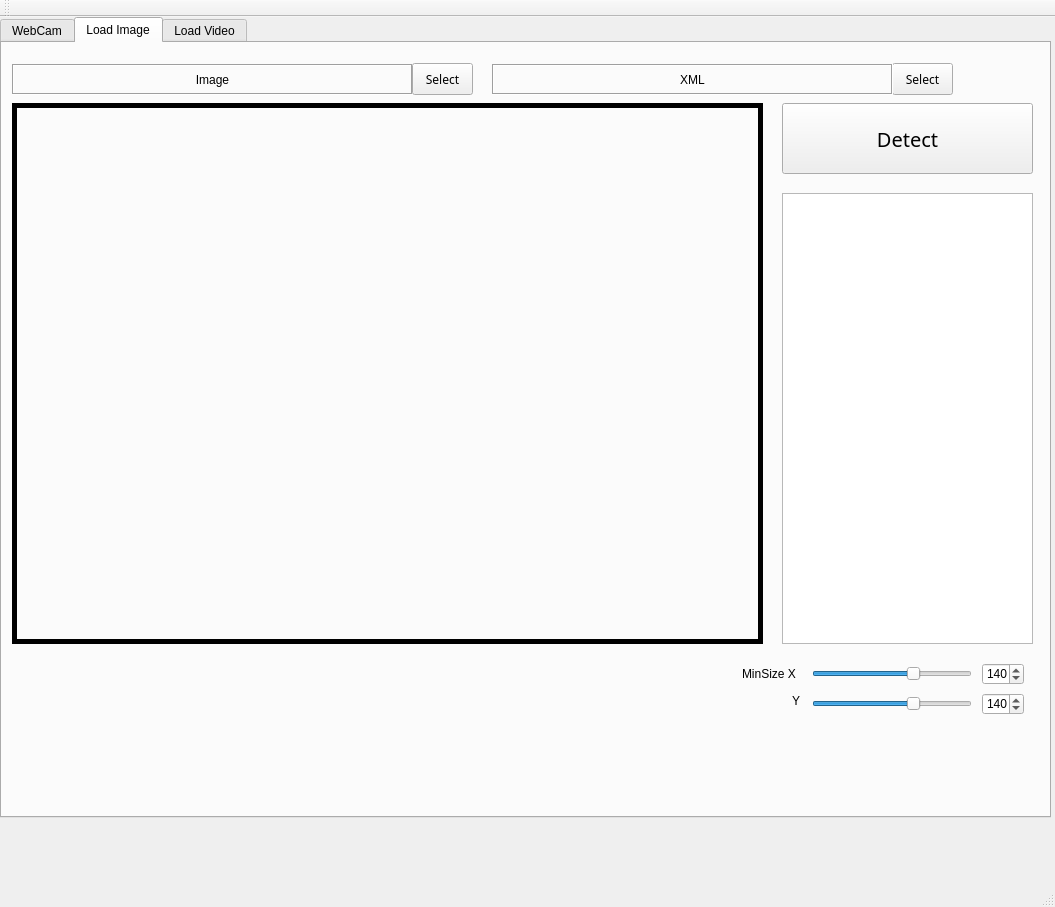
<?xml version="1.0" encoding="UTF-8"?>
<ui version="4.0">
 <class>qt0504Class</class>
 <widget class="QMainWindow" name="qt0504Class">
  <property name="geometry">
   <rect>
    <x>0</x>
    <y>0</y>
    <width>1055</width>
    <height>907</height>
   </rect>
  </property>
  <property name="windowTitle">
   <string>qt0504</string>
  </property>
  <property name="styleSheet">
   <string notr="true"/>
  </property>
  <widget class="QWidget" name="centralWidget">
   <widget class="QTabWidget" name="tabWidget">
    <property name="geometry">
     <rect>
      <x>0</x>
      <y>0</y>
      <width>1051</width>
      <height>801</height>
     </rect>
    </property>
    <property name="currentIndex">
     <number>1</number>
    </property>
    <property name="iconSize">
     <size>
      <width>16</width>
      <height>16</height>
     </size>
    </property>
    <property name="elideMode">
     <enum>Qt::ElideNone</enum>
    </property>
    <widget class="QWidget" name="tab">
     <attribute name="title">
      <string>WebCam</string>
     </attribute>
     <widget class="QPushButton" name="pushButton_2">
      <property name="geometry">
       <rect>
        <x>0</x>
        <y>70</y>
        <width>251</width>
        <height>71</height>
       </rect>
      </property>
      <property name="font">
       <font>
        <family>GyeonggiBatang</family>
        <pointsize>15</pointsize>
       </font>
      </property>
      <property name="text">
       <string>WebCam</string>
      </property>
     </widget>
     <widget class="QLabel" name="label">
      <property name="geometry">
       <rect>
        <x>260</x>
        <y>70</y>
        <width>751</width>
        <height>541</height>
       </rect>
      </property>
      <property name="frameShape">
       <enum>QFrame::Box</enum>
      </property>
      <property name="frameShadow">
       <enum>QFrame::Plain</enum>
      </property>
      <property name="lineWidth">
       <number>5</number>
      </property>
      <property name="text">
       <string/>
      </property>
      <property name="alignment">
       <set>Qt::AlignCenter</set>
      </property>
     </widget>
     <widget class="QListWidget" name="listWidget">
      <property name="geometry">
       <rect>
        <x>260</x>
        <y>620</y>
        <width>751</width>
        <height>141</height>
       </rect>
      </property>
      <property name="autoScroll">
       <bool>true</bool>
      </property>
      <property name="movement">
       <enum>QListView::Free</enum>
      </property>
     </widget>
     <widget class="QPushButton" name="pushButton_3">
      <property name="geometry">
       <rect>
        <x>0</x>
        <y>150</y>
        <width>251</width>
        <height>71</height>
       </rect>
      </property>
      <property name="font">
       <font>
        <family>GyeonggiBatang</family>
        <pointsize>15</pointsize>
       </font>
      </property>
      <property name="text">
       <string>Capture</string>
      </property>
     </widget>
     <widget class="QPushButton" name="pushButton_4">
      <property name="geometry">
       <rect>
        <x>0</x>
        <y>230</y>
        <width>251</width>
        <height>71</height>
       </rect>
      </property>
      <property name="font">
       <font>
        <family>GyeonggiBatang</family>
        <pointsize>15</pointsize>
       </font>
      </property>
      <property name="text">
       <string>Stop</string>
      </property>
     </widget>
     <widget class="QLabel" name="label_2">
      <property name="geometry">
       <rect>
        <x>10</x>
        <y>21</y>
        <width>401</width>
        <height>31</height>
       </rect>
      </property>
      <property name="contextMenuPolicy">
       <enum>Qt::DefaultContextMenu</enum>
      </property>
      <property name="frameShape">
       <enum>QFrame::Box</enum>
      </property>
      <property name="frameShadow">
       <enum>QFrame::Sunken</enum>
      </property>
      <property name="text">
       <string>XML</string>
      </property>
      <property name="alignment">
       <set>Qt::AlignCenter</set>
      </property>
     </widget>
     <widget class="QPushButton" name="pushButton_5">
      <property name="geometry">
       <rect>
        <x>410</x>
        <y>20</y>
        <width>61</width>
        <height>32</height>
       </rect>
      </property>
      <property name="font">
       <font>
        <family>GyeonggiBatang</family>
        <pointsize>10</pointsize>
       </font>
      </property>
      <property name="text">
       <string>Select</string>
      </property>
     </widget>
     <widget class="QListWidget" name="listWidget_2">
      <property name="geometry">
       <rect>
        <x>0</x>
        <y>310</y>
        <width>251</width>
        <height>451</height>
       </rect>
      </property>
     </widget>
     <widget class="QSpinBox" name="spinBox">
      <property name="geometry">
       <rect>
        <x>970</x>
        <y>40</y>
        <width>42</width>
        <height>22</height>
       </rect>
      </property>
      <property name="minimum">
       <number>30</number>
      </property>
      <property name="maximum">
       <number>200</number>
      </property>
      <property name="singleStep">
       <number>5</number>
      </property>
      <property name="value">
       <number>140</number>
      </property>
     </widget>
     <widget class="QSlider" name="horizontalSlider">
      <property name="geometry">
       <rect>
        <x>800</x>
        <y>40</y>
        <width>160</width>
        <height>22</height>
       </rect>
      </property>
      <property name="minimum">
       <number>30</number>
      </property>
      <property name="maximum">
       <number>200</number>
      </property>
      <property name="singleStep">
       <number>5</number>
      </property>
      <property name="value">
       <number>140</number>
      </property>
      <property name="orientation">
       <enum>Qt::Horizontal</enum>
      </property>
     </widget>
     <widget class="QSpinBox" name="spinBox_2">
      <property name="geometry">
       <rect>
        <x>970</x>
        <y>10</y>
        <width>42</width>
        <height>22</height>
       </rect>
      </property>
      <property name="minimum">
       <number>30</number>
      </property>
      <property name="maximum">
       <number>200</number>
      </property>
      <property name="singleStep">
       <number>5</number>
      </property>
      <property name="value">
       <number>140</number>
      </property>
     </widget>
     <widget class="QSlider" name="horizontalSlider_2">
      <property name="geometry">
       <rect>
        <x>800</x>
        <y>10</y>
        <width>160</width>
        <height>22</height>
       </rect>
      </property>
      <property name="minimum">
       <number>30</number>
      </property>
      <property name="maximum">
       <number>200</number>
      </property>
      <property name="singleStep">
       <number>5</number>
      </property>
      <property name="value">
       <number>140</number>
      </property>
      <property name="orientation">
       <enum>Qt::Horizontal</enum>
      </property>
     </widget>
     <widget class="QLabel" name="label_7">
      <property name="geometry">
       <rect>
        <x>780</x>
        <y>40</y>
        <width>21</width>
        <height>16</height>
       </rect>
      </property>
      <property name="text">
       <string>Y</string>
      </property>
     </widget>
     <widget class="QLabel" name="label_8">
      <property name="geometry">
       <rect>
        <x>730</x>
        <y>10</y>
        <width>71</width>
        <height>21</height>
       </rect>
      </property>
      <property name="text">
       <string>MinSize X</string>
      </property>
     </widget>
    </widget>
    <widget class="QWidget" name="tab_2">
     <attribute name="title">
      <string>Load Image</string>
     </attribute>
     <widget class="QLabel" name="label_3">
      <property name="geometry">
       <rect>
        <x>10</x>
        <y>21</y>
        <width>401</width>
        <height>31</height>
       </rect>
      </property>
      <property name="contextMenuPolicy">
       <enum>Qt::DefaultContextMenu</enum>
      </property>
      <property name="frameShape">
       <enum>QFrame::Box</enum>
      </property>
      <property name="frameShadow">
       <enum>QFrame::Sunken</enum>
      </property>
      <property name="text">
       <string>Image</string>
      </property>
      <property name="alignment">
       <set>Qt::AlignCenter</set>
      </property>
     </widget>
     <widget class="QPushButton" name="pushButton_6">
      <property name="geometry">
       <rect>
        <x>410</x>
        <y>20</y>
        <width>61</width>
        <height>32</height>
       </rect>
      </property>
      <property name="font">
       <font>
        <family>GyeonggiBatang</family>
       </font>
      </property>
      <property name="text">
       <string>Select</string>
      </property>
     </widget>
     <widget class="QLabel" name="label_4">
      <property name="geometry">
       <rect>
        <x>10</x>
        <y>60</y>
        <width>751</width>
        <height>541</height>
       </rect>
      </property>
      <property name="frameShape">
       <enum>QFrame::Box</enum>
      </property>
      <property name="frameShadow">
       <enum>QFrame::Plain</enum>
      </property>
      <property name="lineWidth">
       <number>5</number>
      </property>
      <property name="text">
       <string/>
      </property>
      <property name="alignment">
       <set>Qt::AlignCenter</set>
      </property>
     </widget>
     <widget class="QListWidget" name="listWidget_3">
      <property name="geometry">
       <rect>
        <x>780</x>
        <y>150</y>
        <width>251</width>
        <height>451</height>
       </rect>
      </property>
     </widget>
     <widget class="QPushButton" name="pushButton_7">
      <property name="geometry">
       <rect>
        <x>780</x>
        <y>60</y>
        <width>251</width>
        <height>71</height>
       </rect>
      </property>
      <property name="font">
       <font>
        <family>GyeonggiBatang</family>
        <pointsize>15</pointsize>
       </font>
      </property>
      <property name="text">
       <string>Detect</string>
      </property>
     </widget>
     <widget class="QPushButton" name="pushButton_8">
      <property name="geometry">
       <rect>
        <x>890</x>
        <y>20</y>
        <width>61</width>
        <height>32</height>
       </rect>
      </property>
      <property name="font">
       <font>
        <family>GyeonggiBatang</family>
       </font>
      </property>
      <property name="text">
       <string>Select</string>
      </property>
     </widget>
     <widget class="QLabel" name="label_5">
      <property name="geometry">
       <rect>
        <x>490</x>
        <y>21</y>
        <width>401</width>
        <height>31</height>
       </rect>
      </property>
      <property name="contextMenuPolicy">
       <enum>Qt::DefaultContextMenu</enum>
      </property>
      <property name="frameShape">
       <enum>QFrame::Box</enum>
      </property>
      <property name="frameShadow">
       <enum>QFrame::Sunken</enum>
      </property>
      <property name="text">
       <string>XML</string>
      </property>
      <property name="alignment">
       <set>Qt::AlignCenter</set>
      </property>
     </widget>
     <widget class="QSpinBox" name="spinBox_3">
      <property name="geometry">
       <rect>
        <x>980</x>
        <y>620</y>
        <width>42</width>
        <height>22</height>
       </rect>
      </property>
      <property name="minimum">
       <number>30</number>
      </property>
      <property name="maximum">
       <number>200</number>
      </property>
      <property name="singleStep">
       <number>5</number>
      </property>
      <property name="value">
       <number>140</number>
      </property>
     </widget>
     <widget class="QSlider" name="horizontalSlider_3">
      <property name="geometry">
       <rect>
        <x>810</x>
        <y>620</y>
        <width>160</width>
        <height>22</height>
       </rect>
      </property>
      <property name="minimum">
       <number>30</number>
      </property>
      <property name="maximum">
       <number>200</number>
      </property>
      <property name="singleStep">
       <number>5</number>
      </property>
      <property name="value">
       <number>140</number>
      </property>
      <property name="orientation">
       <enum>Qt::Horizontal</enum>
      </property>
     </widget>
     <widget class="QSpinBox" name="spinBox_4">
      <property name="geometry">
       <rect>
        <x>980</x>
        <y>650</y>
        <width>42</width>
        <height>22</height>
       </rect>
      </property>
      <property name="minimum">
       <number>30</number>
      </property>
      <property name="maximum">
       <number>200</number>
      </property>
      <property name="singleStep">
       <number>5</number>
      </property>
      <property name="value">
       <number>140</number>
      </property>
     </widget>
     <widget class="QSlider" name="horizontalSlider_4">
      <property name="geometry">
       <rect>
        <x>810</x>
        <y>650</y>
        <width>160</width>
        <height>22</height>
       </rect>
      </property>
      <property name="minimum">
       <number>30</number>
      </property>
      <property name="maximum">
       <number>200</number>
      </property>
      <property name="singleStep">
       <number>5</number>
      </property>
      <property name="value">
       <number>140</number>
      </property>
      <property name="orientation">
       <enum>Qt::Horizontal</enum>
      </property>
     </widget>
     <widget class="QLabel" name="label_9">
      <property name="geometry">
       <rect>
        <x>740</x>
        <y>620</y>
        <width>71</width>
        <height>21</height>
       </rect>
      </property>
      <property name="text">
       <string>MinSize X</string>
      </property>
     </widget>
     <widget class="QLabel" name="label_10">
      <property name="geometry">
       <rect>
        <x>790</x>
        <y>650</y>
        <width>21</width>
        <height>16</height>
       </rect>
      </property>
      <property name="text">
       <string>Y</string>
      </property>
     </widget>
     <widget class="QLabel" name="label_11">
      <property name="geometry">
       <rect>
        <x>10</x>
        <y>610</y>
        <width>291</width>
        <height>31</height>
       </rect>
      </property>
      <property name="text">
       <string/>
      </property>
     </widget>
    </widget>
    <widget class="QWidget" name="tab_3">
     <attribute name="title">
      <string>Load Video</string>
     </attribute>
     <widget class="QSlider" name="horizontalSlider_9">
      <property name="geometry">
       <rect>
        <x>20</x>
        <y>310</y>
        <width>160</width>
        <height>22</height>
       </rect>
      </property>
      <property name="minimum">
       <number>30</number>
      </property>
      <property name="maximum">
       <number>200</number>
      </property>
      <property name="singleStep">
       <number>5</number>
      </property>
      <property name="value">
       <number>140</number>
      </property>
      <property name="orientation">
       <enum>Qt::Horizontal</enum>
      </property>
     </widget>
     <widget class="QLabel" name="label_19">
      <property name="geometry">
       <rect>
        <x>490</x>
        <y>21</y>
        <width>401</width>
        <height>31</height>
       </rect>
      </property>
      <property name="contextMenuPolicy">
       <enum>Qt::DefaultContextMenu</enum>
      </property>
      <property name="frameShape">
       <enum>QFrame::Box</enum>
      </property>
      <property name="frameShadow">
       <enum>QFrame::Sunken</enum>
      </property>
      <property name="text">
       <string>XML</string>
      </property>
      <property name="alignment">
       <set>Qt::AlignCenter</set>
      </property>
     </widget>
     <widget class="QSpinBox" name="spinBox_9">
      <property name="geometry">
       <rect>
        <x>190</x>
        <y>280</y>
        <width>42</width>
        <height>22</height>
       </rect>
      </property>
      <property name="minimum">
       <number>30</number>
      </property>
      <property name="maximum">
       <number>200</number>
      </property>
      <property name="singleStep">
       <number>5</number>
      </property>
      <property name="value">
       <number>140</number>
      </property>
     </widget>
     <widget class="QSlider" name="horizontalSlider_10">
      <property name="geometry">
       <rect>
        <x>20</x>
        <y>280</y>
        <width>160</width>
        <height>22</height>
       </rect>
      </property>
      <property name="minimum">
       <number>30</number>
      </property>
      <property name="maximum">
       <number>200</number>
      </property>
      <property name="singleStep">
       <number>5</number>
      </property>
      <property name="value">
       <number>140</number>
      </property>
      <property name="orientation">
       <enum>Qt::Horizontal</enum>
      </property>
     </widget>
     <widget class="QListWidget" name="listWidget_7">
      <property name="geometry">
       <rect>
        <x>0</x>
        <y>370</y>
        <width>251</width>
        <height>391</height>
       </rect>
      </property>
     </widget>
     <widget class="QLabel" name="label_21">
      <property name="geometry">
       <rect>
        <x>260</x>
        <y>70</y>
        <width>751</width>
        <height>541</height>
       </rect>
      </property>
      <property name="frameShape">
       <enum>QFrame::Box</enum>
      </property>
      <property name="frameShadow">
       <enum>QFrame::Plain</enum>
      </property>
      <property name="lineWidth">
       <number>5</number>
      </property>
      <property name="text">
       <string/>
      </property>
      <property name="alignment">
       <set>Qt::AlignCenter</set>
      </property>
     </widget>
     <widget class="QListWidget" name="listWidget_8">
      <property name="geometry">
       <rect>
        <x>260</x>
        <y>620</y>
        <width>751</width>
        <height>141</height>
       </rect>
      </property>
      <property name="autoScroll">
       <bool>true</bool>
      </property>
      <property name="movement">
       <enum>QListView::Free</enum>
      </property>
     </widget>
     <widget class="QPushButton" name="pushButton_17">
      <property name="geometry">
       <rect>
        <x>0</x>
        <y>70</y>
        <width>251</width>
        <height>71</height>
       </rect>
      </property>
      <property name="font">
       <font>
        <family>GyeonggiBatang</family>
        <pointsize>15</pointsize>
       </font>
      </property>
      <property name="text">
       <string>Start</string>
      </property>
     </widget>
     <widget class="QPushButton" name="pushButton_18">
      <property name="geometry">
       <rect>
        <x>890</x>
        <y>20</y>
        <width>61</width>
        <height>32</height>
       </rect>
      </property>
      <property name="font">
       <font>
        <family>GyeonggiBatang</family>
        <pointsize>10</pointsize>
       </font>
      </property>
      <property name="text">
       <string>Select</string>
      </property>
     </widget>
     <widget class="QSpinBox" name="spinBox_10">
      <property name="geometry">
       <rect>
        <x>190</x>
        <y>310</y>
        <width>42</width>
        <height>22</height>
       </rect>
      </property>
      <property name="minimum">
       <number>30</number>
      </property>
      <property name="maximum">
       <number>200</number>
      </property>
      <property name="singleStep">
       <number>5</number>
      </property>
      <property name="value">
       <number>140</number>
      </property>
     </widget>
     <widget class="QPushButton" name="pushButton_9">
      <property name="geometry">
       <rect>
        <x>410</x>
        <y>20</y>
        <width>61</width>
        <height>32</height>
       </rect>
      </property>
      <property name="font">
       <font>
        <family>GyeonggiBatang</family>
       </font>
      </property>
      <property name="text">
       <string>Select</string>
      </property>
     </widget>
     <widget class="QLabel" name="label_6">
      <property name="geometry">
       <rect>
        <x>10</x>
        <y>21</y>
        <width>401</width>
        <height>31</height>
       </rect>
      </property>
      <property name="contextMenuPolicy">
       <enum>Qt::DefaultContextMenu</enum>
      </property>
      <property name="frameShape">
       <enum>QFrame::Box</enum>
      </property>
      <property name="frameShadow">
       <enum>QFrame::Sunken</enum>
      </property>
      <property name="text">
       <string>Video</string>
      </property>
      <property name="alignment">
       <set>Qt::AlignCenter</set>
      </property>
     </widget>
     <widget class="QPushButton" name="pushButton_19">
      <property name="geometry">
       <rect>
        <x>0</x>
        <y>150</y>
        <width>251</width>
        <height>71</height>
       </rect>
      </property>
      <property name="font">
       <font>
        <family>GyeonggiBatang</family>
        <pointsize>15</pointsize>
       </font>
      </property>
      <property name="text">
       <string>Close</string>
      </property>
     </widget>
     <zorder>label_21</zorder>
     <zorder>horizontalSlider_9</zorder>
     <zorder>label_19</zorder>
     <zorder>spinBox_9</zorder>
     <zorder>horizontalSlider_10</zorder>
     <zorder>listWidget_7</zorder>
     <zorder>listWidget_8</zorder>
     <zorder>pushButton_17</zorder>
     <zorder>pushButton_18</zorder>
     <zorder>spinBox_10</zorder>
     <zorder>pushButton_9</zorder>
     <zorder>label_6</zorder>
     <zorder>pushButton_19</zorder>
    </widget>
   </widget>
  </widget>
  <widget class="QMenuBar" name="menuBar">
   <property name="geometry">
    <rect>
     <x>0</x>
     <y>0</y>
     <width>1055</width>
     <height>21</height>
    </rect>
   </property>
  </widget>
  <widget class="QToolBar" name="mainToolBar">
   <attribute name="toolBarArea">
    <enum>TopToolBarArea</enum>
   </attribute>
   <attribute name="toolBarBreak">
    <bool>false</bool>
   </attribute>
  </widget>
  <widget class="QStatusBar" name="statusBar"/>
 </widget>
 <layoutdefault spacing="6" margin="11"/>
 <tabstops>
  <tabstop>pushButton_2</tabstop>
  <tabstop>pushButton_3</tabstop>
  <tabstop>listWidget</tabstop>
 </tabstops>
 <resources>
  <include location="QtGuiApplication1.qrc"/>
 </resources>
 <connections>
  <connection>
   <sender>pushButton_3</sender>
   <signal>clicked()</signal>
   <receiver>qt0504Class</receiver>
   <slot>capture()</slot>
   <hints>
    <hint type="sourcelabel">
     <x>138</x>
     <y>274</y>
    </hint>
    <hint type="destinationlabel">
     <x>212</x>
     <y>327</y>
    </hint>
   </hints>
  </connection>
  <connection>
   <sender>pushButton_4</sender>
   <signal>clicked()</signal>
   <receiver>qt0504Class</receiver>
   <slot>closeCam()</slot>
   <hints>
    <hint type="sourcelabel">
     <x>171</x>
     <y>354</y>
    </hint>
    <hint type="destinationlabel">
     <x>184</x>
     <y>842</y>
    </hint>
   </hints>
  </connection>
  <connection>
   <sender>pushButton_5</sender>
   <signal>clicked()</signal>
   <receiver>qt0504Class</receiver>
   <slot>selectXml()</slot>
   <hints>
    <hint type="sourcelabel">
     <x>472</x>
     <y>105</y>
    </hint>
    <hint type="destinationlabel">
     <x>436</x>
     <y>842</y>
    </hint>
   </hints>
  </connection>
  <connection>
   <sender>pushButton_7</sender>
   <signal>clicked()</signal>
   <receiver>qt0504Class</receiver>
   <slot>detectImg()</slot>
   <hints>
    <hint type="sourcelabel">
     <x>961</x>
     <y>164</y>
    </hint>
    <hint type="destinationlabel">
     <x>849</x>
     <y>842</y>
    </hint>
   </hints>
  </connection>
  <connection>
   <sender>label_2</sender>
   <signal>linkActivated(QString)</signal>
   <receiver>label_5</receiver>
   <slot>setText(QString)</slot>
   <hints>
    <hint type="sourcelabel">
     <x>282</x>
     <y>95</y>
    </hint>
    <hint type="destinationlabel">
     <x>667</x>
     <y>85</y>
    </hint>
   </hints>
  </connection>
  <connection>
   <sender>pushButton_6</sender>
   <signal>clicked()</signal>
   <receiver>qt0504Class</receiver>
   <slot>selectImg()</slot>
   <hints>
    <hint type="sourcelabel">
     <x>433</x>
     <y>100</y>
    </hint>
    <hint type="destinationlabel">
     <x>376</x>
     <y>842</y>
    </hint>
   </hints>
  </connection>
  <connection>
   <sender>pushButton_8</sender>
   <signal>clicked()</signal>
   <receiver>qt0504Class</receiver>
   <slot>selectXml()</slot>
   <hints>
    <hint type="sourcelabel">
     <x>952</x>
     <y>105</y>
    </hint>
    <hint type="destinationlabel">
     <x>1048</x>
     <y>109</y>
    </hint>
   </hints>
  </connection>
  <connection>
   <sender>pushButton_2</sender>
   <signal>clicked()</signal>
   <receiver>qt0504Class</receiver>
   <slot>Display()</slot>
   <hints>
    <hint type="sourcelabel">
     <x>194</x>
     <y>194</y>
    </hint>
    <hint type="destinationlabel">
     <x>244</x>
     <y>228</y>
    </hint>
   </hints>
  </connection>
  <connection>
   <sender>horizontalSlider</sender>
   <signal>valueChanged(int)</signal>
   <receiver>spinBox</receiver>
   <slot>setValue(int)</slot>
   <hints>
    <hint type="sourcelabel">
     <x>876</x>
     <y>100</y>
    </hint>
    <hint type="destinationlabel">
     <x>995</x>
     <y>102</y>
    </hint>
   </hints>
  </connection>
  <connection>
   <sender>spinBox_2</sender>
   <signal>valueChanged(int)</signal>
   <receiver>horizontalSlider_2</receiver>
   <slot>setValue(int)</slot>
   <hints>
    <hint type="sourcelabel">
     <x>991</x>
     <y>67</y>
    </hint>
    <hint type="destinationlabel">
     <x>944</x>
     <y>69</y>
    </hint>
   </hints>
  </connection>
  <connection>
   <sender>spinBox</sender>
   <signal>valueChanged(int)</signal>
   <receiver>horizontalSlider</receiver>
   <slot>setValue(int)</slot>
   <hints>
    <hint type="sourcelabel">
     <x>988</x>
     <y>108</y>
    </hint>
    <hint type="destinationlabel">
     <x>900</x>
     <y>109</y>
    </hint>
   </hints>
  </connection>
  <connection>
   <sender>horizontalSlider_2</sender>
   <signal>valueChanged(int)</signal>
   <receiver>spinBox_2</receiver>
   <slot>setValue(int)</slot>
   <hints>
    <hint type="sourcelabel">
     <x>827</x>
     <y>69</y>
    </hint>
    <hint type="destinationlabel">
     <x>987</x>
     <y>72</y>
    </hint>
   </hints>
  </connection>
  <connection>
   <sender>horizontalSlider_3</sender>
   <signal>valueChanged(int)</signal>
   <receiver>spinBox_3</receiver>
   <slot>setValue(int)</slot>
   <hints>
    <hint type="sourcelabel">
     <x>905</x>
     <y>692</y>
    </hint>
    <hint type="destinationlabel">
     <x>1002</x>
     <y>688</y>
    </hint>
   </hints>
  </connection>
  <connection>
   <sender>spinBox_3</sender>
   <signal>valueChanged(int)</signal>
   <receiver>horizontalSlider_3</receiver>
   <slot>setValue(int)</slot>
   <hints>
    <hint type="sourcelabel">
     <x>989</x>
     <y>679</y>
    </hint>
    <hint type="destinationlabel">
     <x>958</x>
     <y>678</y>
    </hint>
   </hints>
  </connection>
  <connection>
   <sender>horizontalSlider_4</sender>
   <signal>valueChanged(int)</signal>
   <receiver>spinBox_4</receiver>
   <slot>setValue(int)</slot>
   <hints>
    <hint type="sourcelabel">
     <x>946</x>
     <y>719</y>
    </hint>
    <hint type="destinationlabel">
     <x>1012</x>
     <y>717</y>
    </hint>
   </hints>
  </connection>
  <connection>
   <sender>spinBox_4</sender>
   <signal>valueChanged(int)</signal>
   <receiver>horizontalSlider_4</receiver>
   <slot>setValue(int)</slot>
   <hints>
    <hint type="sourcelabel">
     <x>995</x>
     <y>708</y>
    </hint>
    <hint type="destinationlabel">
     <x>942</x>
     <y>723</y>
    </hint>
   </hints>
  </connection>
  <connection>
   <sender>pushButton_18</sender>
   <signal>clicked()</signal>
   <receiver>qt0504Class</receiver>
   <slot>selectXml()</slot>
   <hints>
    <hint type="sourcelabel">
     <x>892</x>
     <y>105</y>
    </hint>
    <hint type="destinationlabel">
     <x>298</x>
     <y>842</y>
    </hint>
   </hints>
  </connection>
  <connection>
   <sender>horizontalSlider_10</sender>
   <signal>valueChanged(int)</signal>
   <receiver>spinBox_9</receiver>
   <slot>setValue(int)</slot>
   <hints>
    <hint type="sourcelabel">
     <x>181</x>
     <y>355</y>
    </hint>
    <hint type="destinationlabel">
     <x>233</x>
     <y>355</y>
    </hint>
   </hints>
  </connection>
  <connection>
   <sender>spinBox_9</sender>
   <signal>valueChanged(int)</signal>
   <receiver>horizontalSlider_10</receiver>
   <slot>setValue(int)</slot>
   <hints>
    <hint type="sourcelabel">
     <x>233</x>
     <y>355</y>
    </hint>
    <hint type="destinationlabel">
     <x>181</x>
     <y>355</y>
    </hint>
   </hints>
  </connection>
  <connection>
   <sender>horizontalSlider_9</sender>
   <signal>valueChanged(int)</signal>
   <receiver>spinBox_10</receiver>
   <slot>setValue(int)</slot>
   <hints>
    <hint type="sourcelabel">
     <x>181</x>
     <y>385</y>
    </hint>
    <hint type="destinationlabel">
     <x>233</x>
     <y>385</y>
    </hint>
   </hints>
  </connection>
  <connection>
   <sender>spinBox_10</sender>
   <signal>valueChanged(int)</signal>
   <receiver>horizontalSlider_9</receiver>
   <slot>setValue(int)</slot>
   <hints>
    <hint type="sourcelabel">
     <x>233</x>
     <y>385</y>
    </hint>
    <hint type="destinationlabel">
     <x>181</x>
     <y>385</y>
    </hint>
   </hints>
  </connection>
  <connection>
   <sender>pushButton_9</sender>
   <signal>clicked()</signal>
   <receiver>qt0504Class</receiver>
   <slot>selectVideo()</slot>
   <hints>
    <hint type="sourcelabel">
     <x>442</x>
     <y>103</y>
    </hint>
    <hint type="destinationlabel">
     <x>1054</x>
     <y>227</y>
    </hint>
   </hints>
  </connection>
  <connection>
   <sender>pushButton_17</sender>
   <signal>clicked()</signal>
   <receiver>qt0504Class</receiver>
   <slot>startVideo()</slot>
   <hints>
    <hint type="sourcelabel">
     <x>200</x>
     <y>191</y>
    </hint>
    <hint type="destinationlabel">
     <x>1054</x>
     <y>302</y>
    </hint>
   </hints>
  </connection>
  <connection>
   <sender>pushButton_19</sender>
   <signal>clicked()</signal>
   <receiver>qt0504Class</receiver>
   <slot>videostop()</slot>
   <hints>
    <hint type="sourcelabel">
     <x>114</x>
     <y>262</y>
    </hint>
    <hint type="destinationlabel">
     <x>154</x>
     <y>842</y>
    </hint>
   </hints>
  </connection>
 </connections>
 <slots>
  <slot>pushbutton()</slot>
  <slot>Display()</slot>
  <slot>closeCam()</slot>
  <slot>capture()</slot>
  <slot>selectXml()</slot>
  <slot>selectImg()</slot>
  <slot>detectImg()</slot>
  <slot>selectVideo()</slot>
  <slot>startVideo()</slot>
  <slot>closevideo()</slot>
  <slot>videostop()</slot>
 </slots>
</ui>
